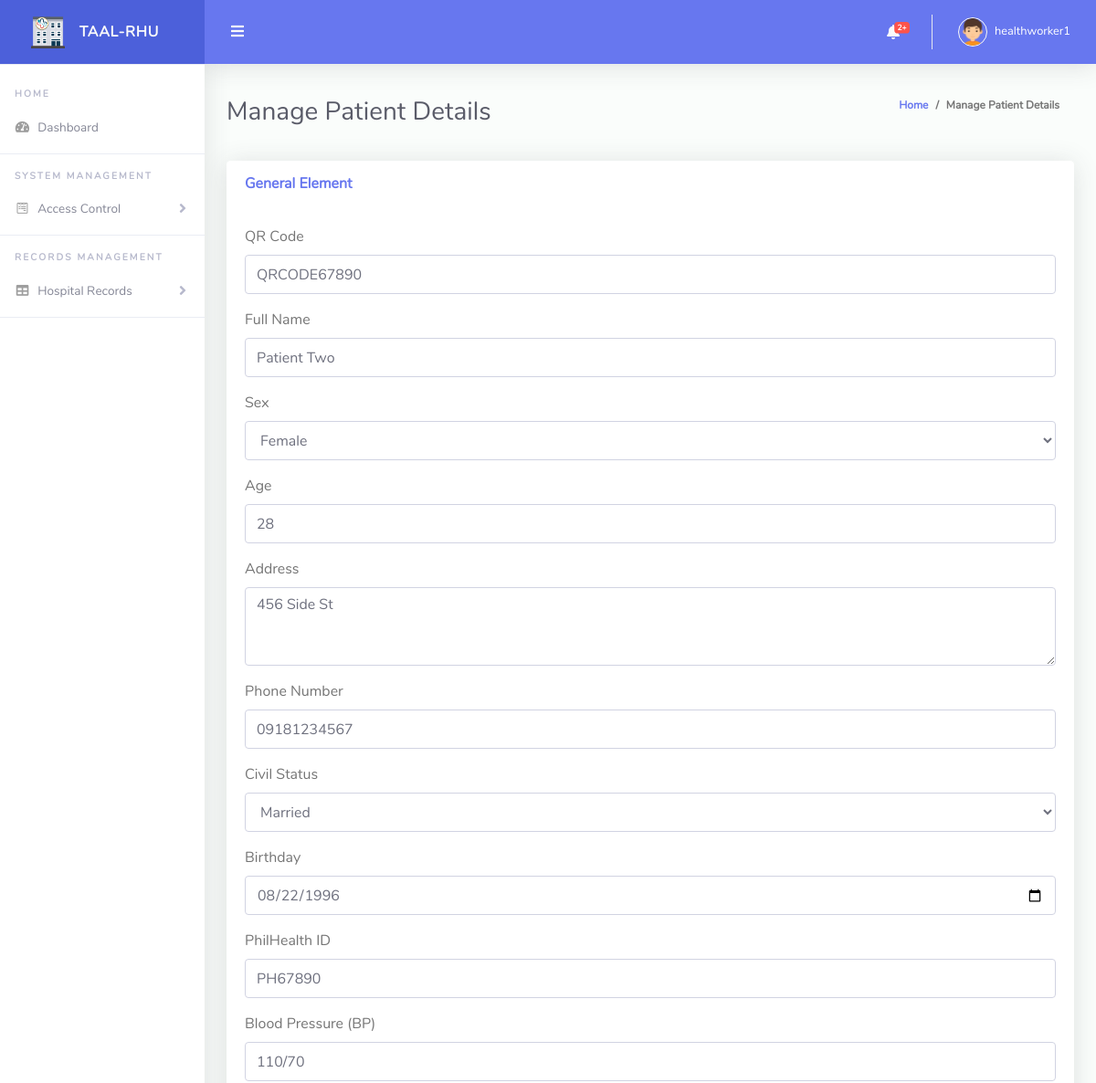
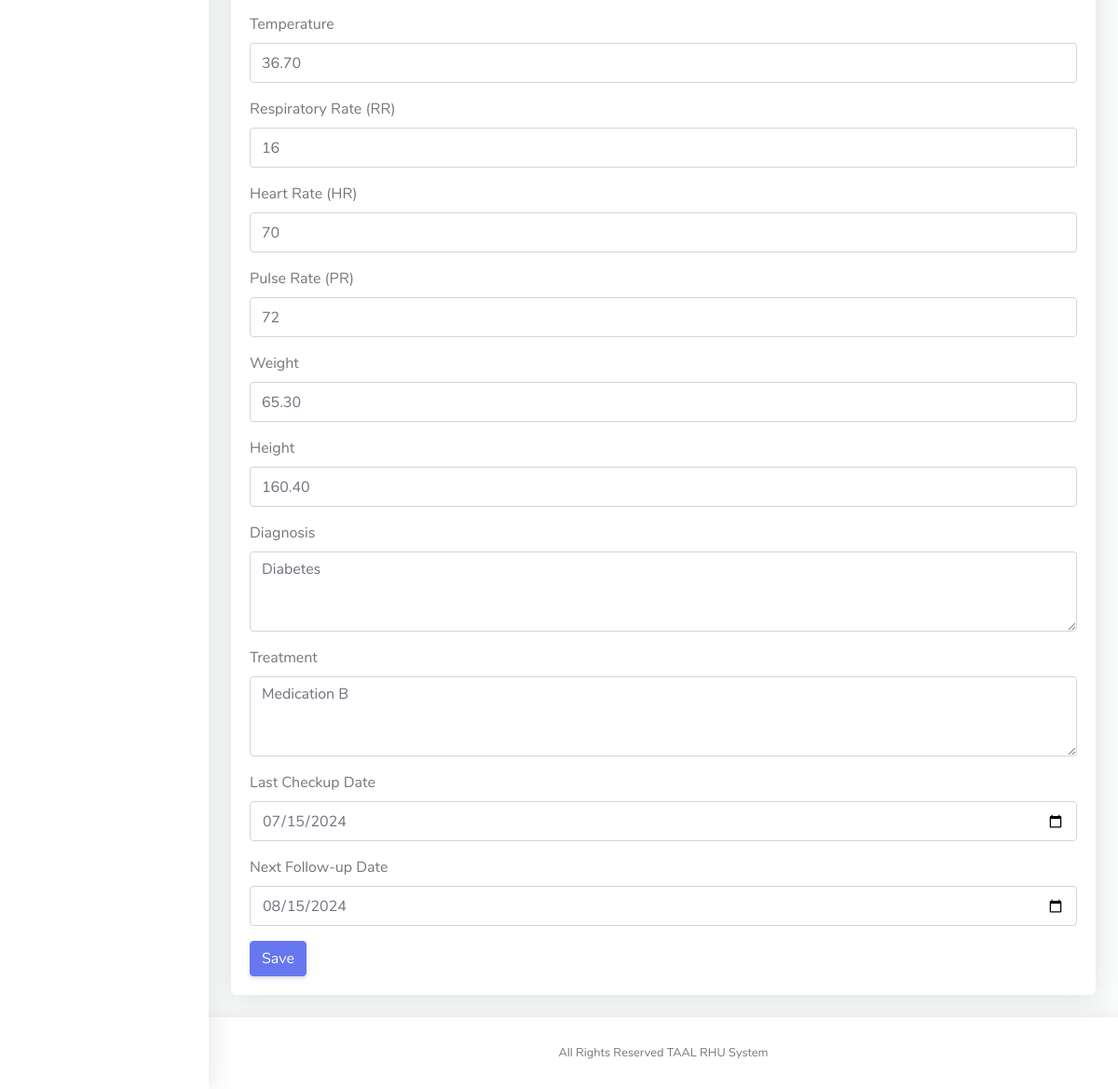
The page /worker/edit_patient.php?pid=2 (signed in) on the database its author committed (2 pictures, top to bottom).
### tables this page shows
CREATE TABLE `patients` (
  `patient_id` int(11) NOT NULL,
  `qr_code` varchar(255) NOT NULL,
  `full_name` varchar(100) NOT NULL,
  `sex` enum('male','female','other') NOT NULL,
  `age` int(11) NOT NULL,
  `address` varchar(255) DEFAULT NULL,
  `phone_number` varchar(15) DEFAULT NULL,
  `civil_status` varchar(50) DEFAULT NULL,
  `birthday` date DEFAULT NULL,
  `philhealth_id` varchar(50) DEFAULT NULL,
  `bp` varchar(10) DEFAULT NULL,
  `temperature` decimal(4,2) DEFAULT NULL,
  `rr` int(11) DEFAULT NULL,
  `hr` int(11) DEFAULT NULL,
  `pr` int(11) DEFAULT NULL,
  `weight` decimal(5,2) DEFAULT NULL,
  `height` decimal(5,2) DEFAULT NULL,
  `diagnosis` text DEFAULT NULL,
  `treatment` text DEFAULT NULL,
  `last_checkup_date` date DEFAULT NULL,
  `next_followup_date` date DEFAULT NULL
);

### worker/edit_patient.php (the view, shortened to what this page needs)
<!DOCTYPE html>
<?php include("../model/conn.php"); ?>
<html lang="en">
<head>
  <link href="vendor/fontawesome-free/css/all.min.css" rel="stylesheet" type="text/css">
  <link href="vendor/bootstrap/css/bootstrap.min.css" rel="stylesheet" type="text/css">
  <link href="css/ruang-admin.min.css" rel="stylesheet">
</head>
<body id="page-top">
  <div id="wrapper">
    <?php include("./nav.php");
$patient_id = isset($_GET['pid']) ? $_GET['pid'] : '';
$qr_code = $full_name = $sex = $age = $address = $phone_number = '';
$civil_status = $birthday = $philhealth_id = $bp = $temperature = '';
$rr = $hr = $pr = $weight = $height = $diagnosis = $treatment = '';
$last_checkup_date = $next_followup_date = '';
if ($patient_id) {
    $stmt = $conn->prepare("SELECT * FROM patients WHERE patient_id = ?");
    $stmt->bind_param("i", $patient_id);
    $stmt->execute();
    $result = $stmt->get_result();
    if ($row = $result->fetch_assoc()) {
        extract($row);
    }
}
    ?>
    <div class="container-fluid" id="container-wrapper">
      <div class="d-sm-flex align-items-center justify-content-between mb-4">
        <h1 class="h3 mb-0 text-gray-800">Manage Patient Details</h1>
        <ol class="breadcrumb">
          <li class="breadcrumb-item"><a href="./">Home</a></li>
          <li class="breadcrumb-item" aria-current="page">Manage Patient Details</li>
        </ol>
      </div>
      <div class="row">
        <div class="col-lg-12">
          <div class="card mb-4">
            <div class="card-header py-3 d-flex flex-row align-items-center justify-content-between">
              <h6 class="m-0 font-weight-bold text-primary">General Element</h6>
            </div>
            <div class="card-body">
              <form method="post">
                <div class="form-group">
                  <label for="qr_code">QR Code</label>
                  <input type="text" class="form-control" id="qr_code" name="qr_code" value="<?php echo $qr_code; ?>" required>
                </div>
                <div class="form-group">
                  <label for="full_name">Full Name</label>
                  <input type="text" class="form-control" id="full_name" name="full_name" value="<?php echo $full_name; ?>" required>
                </div>
                <div class="form-group">
                  <label for="sex">Sex</label>
                  <select class="form-control" id="sex" name="sex" required>
                    <option value="female" <?php echo ($sex == 'female') ? 'selected' : ''; ?>>Female</option>
                  </select>
                </div>
                <div class="form-group">
                  <label for="age">Age</label>
                  <input type="number" class="form-control" id="age" name="age" value="<?php echo $age; ?>" required>
                </div>
                <div class="form-group">
                  <label for="address">Address</label>
                  <textarea class="form-control" id="address" name="address" rows="3"><?php echo $address; ?></textarea>
                </div>
                <div class="form-group">
                  <label for="phone_number">Phone Number</label>
                  <input type="text" class="form-control" id="phone_number" name="phone_number" value="<?php echo $phone_number; ?>">
                </div>
                <div class="form-group">
                  <label for="civil_status">Civil Status</label>
                  <select class="form-control" id="civil_status" name="civil_status">
                    <option value="married" <?php echo ($civil_status == 'married') ? 'selected' : ''; ?>>Married</option>
                  </select>
                </div>
                <div class="form-group">
                  <label for="birthday">Birthday</label>
                  <input type="date" class="form-control" id="birthday" name="birthday" value="<?php echo $birthday; ?>">
                </div>
                <div class="form-group">
                  <label for="philhealth_id">PhilHealth ID</label>
                  <input type="text" class="form-control" id="philhealth_id" name="philhealth_id" value="<?php echo $philhealth_id; ?>">
                </div>
                <div class="form-group">
                  <label for="bp">Blood Pressure (BP)</label>
                  <input type="text" class="form-control" id="bp" name="bp" value="<?php echo $bp; ?>">
                </div>
                <div class="form-group">
                  <label for="temperature">Temperature</label>
                  <input type="number" step="0.1" class="form-control" id="temperature" name="temperature" value="<?php echo $temperature; ?>">
                </div>
                <div class="form-group">
                  <label for="rr">Respiratory Rate (RR)</label>
                  <input type="number" class="form-control" id="rr" name="rr" value="<?php echo $rr; ?>">
                </div>
                <div class="form-group">
                  <label for="hr">Heart Rate (HR)</label>
                  <input type="number" class="form-control" id="hr" name="hr" value="<?php echo $hr; ?>">
                </div>
                <div class="form-group">
                  <label for="pr">Pulse Rate (PR)</label>
                  <input type="number" class="form-control" id="pr" name="pr" value="<?php echo $pr; ?>">
                </div>
                <div class="form-group">
                  <label for="weight">Weight</label>
                  <input type="number" step="0.1" class="form-control" id="weight" name="weight" value="<?php echo $weight; ?>">
                </div>
                <div class="form-group">
                  <label for="height">Height</label>
                  <input type="number" step="0.1" class="form-control" id="height" name="height" value="<?php echo $height; ?>">
                </div>
                <div class="form-group">
                  <label for="diagnosis">Diagnosis</label>
                  <textarea class="form-control" id="diagnosis" name="diagnosis" rows="3"><?php echo $diagnosis; ?></textarea>
                </div>
                <div class="form-group">
                  <label for="treatment">Treatment</label>
                  <textarea class="form-control" id="treatment" name="treatment" rows="3"><?php echo $treatment; ?></textarea>
                </div>
                <div class="form-group">
                  <label for="last_checkup_date">Last Checkup Date</label>
                  <input type="date" class="form-control" id="last_checkup_date" name="last_checkup_date" value="<?php echo $last_checkup_date; ?>">
                </div>
                <div class="form-group">
                  <label for="next_followup_date">Next Follow-up Date</label>
                  <input type="date" class="form-control" id="next_followup_date" name="next_followup_date" value="<?php echo $next_followup_date; ?>">
                </div>
                <button type="submit" class="btn btn-primary">Save</button>
              </form>
            </div>
          </div>
        </div>
      </div>
    </div>
  </div>
  <?php include("./footer.php"); ?>
  </div>
  </div>
</body>
</html>

### rows shown on the page
patients: qr_code "QRCODE67890", full_name "Patient Two", sex "Female", age "28", address "456 Side St", phone_number "09181234567", civil_status "Married", birthday "08/22/1996", philhealth_id "PH67890", bp "110/70", temperature "36.70", rr "16", hr "70", pr "72", weight "65.30", height "160.40", diagnosis "Diabetes", treatment "Medication B", last_checkup_date "07/15/2024", next_followup_date "08/15/2024"

### other values the page prints
$row['count'] "2"
$_SESSION['username'] "healthworker1"
